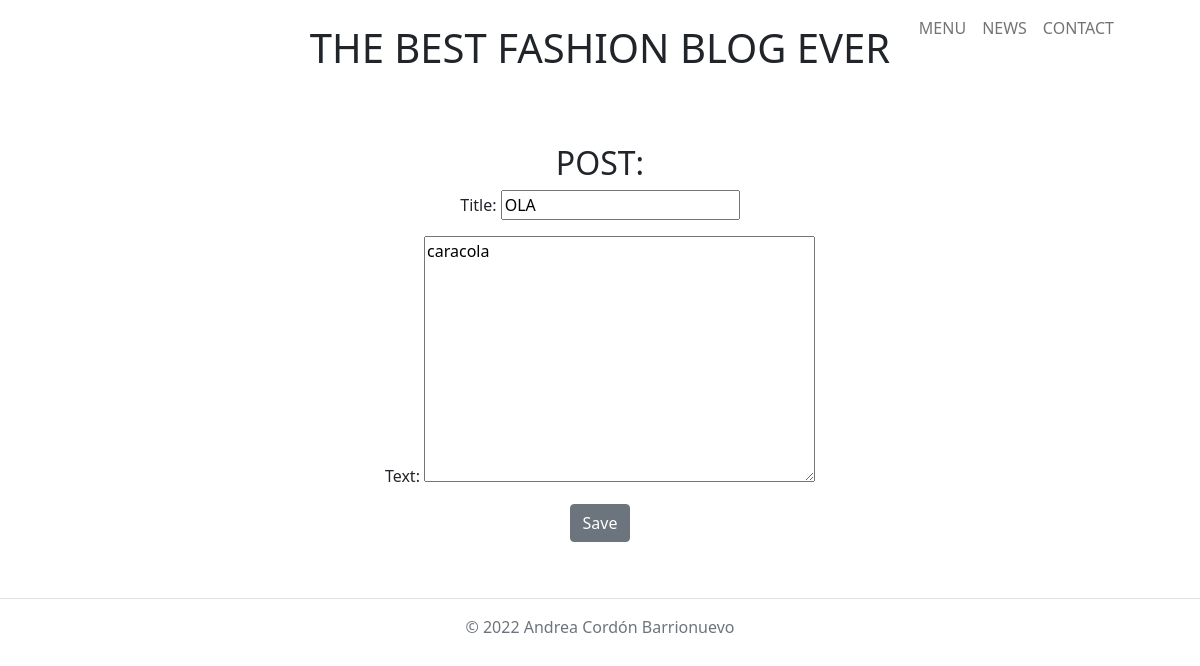
The page /blog/post/4/edit/ on the database as committed earlier.
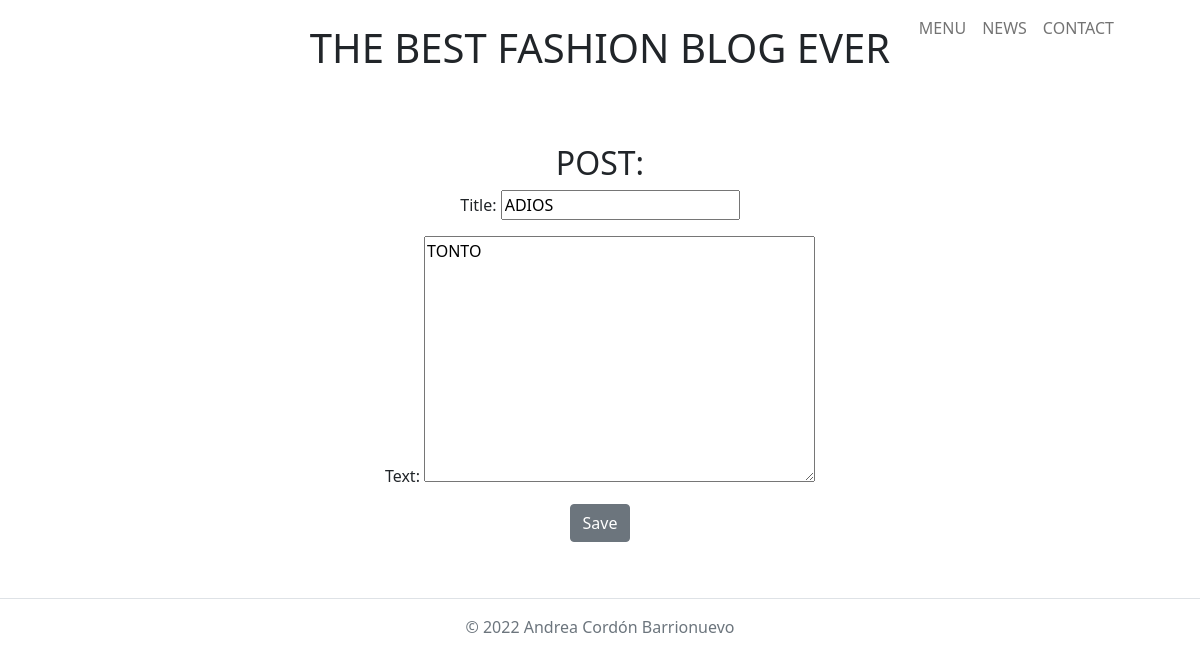
The same page on the database as committed later.
### blog/models.py (models this page shows, shortened)
class Post(models.Model):
    author = models.ForeignKey(settings.AUTH_USER_MODEL, on_delete=models.CASCADE)
    title = models.CharField(max_length=200)
    text = models.TextField()
    created_date = models.DateTimeField(default=timezone.now)
    published_date = models.DateTimeField(blank=True, null=True)
    likes = models.IntegerField(default=0)

### blog/views.py (the view)
# urls.py: path('post/<int:pk>/edit/', views.post_edit, name='post_edit'),
def post_edit(request, pk):
    post = get_object_or_404(Post, pk=pk)
    if request.method == "POST":
        form = PostForm(request.POST, instance=post)
        if form.is_valid():
            post = form.save(commit=False)
            post.author = request.user
            post.published_date = timezone.now()
            post.save()
            return redirect('post_detail', pk=post.pk)
    else:
        form = PostForm(instance=post)
    return render(request, 'blog/post_edit.html', {'form': form})

### blog/forms.py
class PostForm(forms.ModelForm):
    class Meta:
        model = Post
        fields = ('title', 'text',)

### blog/templates/blog/post_edit.html
{% extends 'blog/base.html' %}
{% block content %}
<center>
    <h2>POST:</h2>
    <form method="POST" class="post-form">{% csrf_token %}
        {{ form.as_p }}
        <button type="submit" class="save btn btn-secondary">Save</button>
    </form><center>
{% endblock %}

Rows that differ between the two databases and show on the page:
changed Post: title "OLA" → "ADIOS"; text "caracola" → "TONTO"
